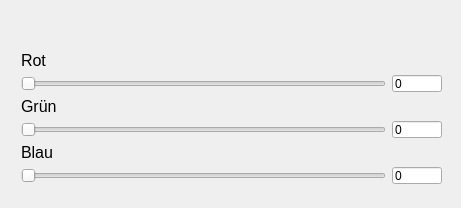
<?xml version="1.0" encoding="UTF-8"?>
<ui version="4.0">
 <class>LEDWidget</class>
 <widget class="QWidget" name="LEDWidget">
  <property name="geometry">
   <rect>
    <x>0</x>
    <y>0</y>
    <width>461</width>
    <height>208</height>
   </rect>
  </property>
  <property name="windowTitle">
   <string>Widget</string>
  </property>
  <widget class="QWidget" name="layoutWidget">
   <property name="geometry">
    <rect>
     <x>10</x>
     <y>40</y>
     <width>443</width>
     <height>155</height>
    </rect>
   </property>
   <layout class="QVBoxLayout" name="verticalLayout">
    <item>
     <widget class="QLabel" name="label">
      <property name="font">
       <font>
        <pointsize>12</pointsize>
       </font>
      </property>
      <property name="text">
       <string>Rot</string>
      </property>
     </widget>
    </item>
    <item>
     <layout class="QHBoxLayout" name="horizontalLayout">
      <item>
       <widget class="QSlider" name="redSlider">
        <property name="minimumSize">
         <size>
          <width>300</width>
          <height>0</height>
         </size>
        </property>
        <property name="maximum">
         <number>100</number>
        </property>
        <property name="orientation">
         <enum>Qt::Horizontal</enum>
        </property>
       </widget>
      </item>
      <item>
       <widget class="QLineEdit" name="redLineEdit">
        <property name="maximumSize">
         <size>
          <width>50</width>
          <height>16777215</height>
         </size>
        </property>
        <property name="text">
         <string>0</string>
        </property>
        <property name="maxLength">
         <number>3</number>
        </property>
       </widget>
      </item>
     </layout>
    </item>
    <item>
     <widget class="QLabel" name="label_2">
      <property name="font">
       <font>
        <pointsize>12</pointsize>
       </font>
      </property>
      <property name="text">
       <string>Grün</string>
      </property>
     </widget>
    </item>
    <item>
     <layout class="QHBoxLayout" name="horizontalLayout_2">
      <item>
       <widget class="QSlider" name="greenSlider">
        <property name="minimumSize">
         <size>
          <width>300</width>
          <height>0</height>
         </size>
        </property>
        <property name="maximum">
         <number>100</number>
        </property>
        <property name="orientation">
         <enum>Qt::Horizontal</enum>
        </property>
       </widget>
      </item>
      <item>
       <widget class="QLineEdit" name="greenLineEdit">
        <property name="maximumSize">
         <size>
          <width>50</width>
          <height>16777215</height>
         </size>
        </property>
        <property name="text">
         <string>0</string>
        </property>
        <property name="maxLength">
         <number>3</number>
        </property>
       </widget>
      </item>
     </layout>
    </item>
    <item>
     <widget class="QLabel" name="label_3">
      <property name="font">
       <font>
        <pointsize>12</pointsize>
       </font>
      </property>
      <property name="text">
       <string>Blau</string>
      </property>
     </widget>
    </item>
    <item>
     <layout class="QHBoxLayout" name="horizontalLayout_3">
      <item>
       <widget class="QSlider" name="blueSlider">
        <property name="minimumSize">
         <size>
          <width>300</width>
          <height>0</height>
         </size>
        </property>
        <property name="maximum">
         <number>100</number>
        </property>
        <property name="orientation">
         <enum>Qt::Horizontal</enum>
        </property>
       </widget>
      </item>
      <item>
       <widget class="QLineEdit" name="blueLineEdit">
        <property name="maximumSize">
         <size>
          <width>50</width>
          <height>16777215</height>
         </size>
        </property>
        <property name="text">
         <string>0</string>
        </property>
        <property name="maxLength">
         <number>3</number>
        </property>
       </widget>
      </item>
     </layout>
    </item>
   </layout>
  </widget>
 </widget>
 <layoutdefault spacing="6" margin="11"/>
 <resources/>
 <connections/>
</ui>
